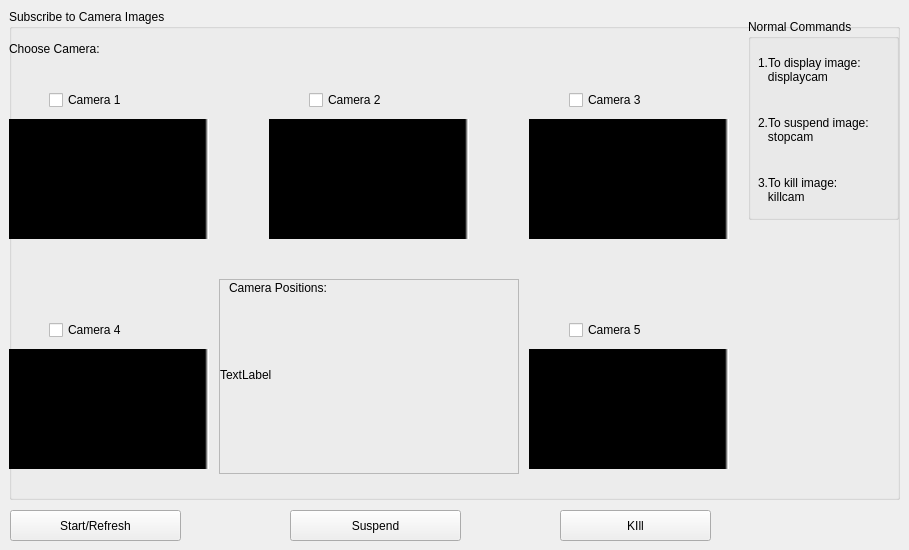
       <widget class="QWidget" name="tab_2">
        <attribute name="title">
         <string>Camera Module</string>
        </attribute>
        <widget class="QGroupBox" name="groupBox_4">
         <property name="geometry">
          <rect>
           <x>9</x>
           <y>9</y>
           <width>891</width>
           <height>491</height>
          </rect>
         </property>
         <property name="title">
          <string>Subscribe to Camera Images</string>
         </property>
         <widget class="QLabel" name="lbimage">
          <property name="geometry">
           <rect>
            <x>0</x>
            <y>110</y>
            <width>200</width>
            <height>120</height>
           </rect>
          </property>
          <property name="styleSheet">
           <string notr="true">;
background-color: qlineargradient(spread:pad, x1:0, y1:0, x2:1, y2:0, stop:0.980769 rgba(0, 0, 0, 255), stop:0.995192 rgba(255, 255, 255, 255));
</string>
          </property>
          <property name="text">
           <string>/camera1/image</string>
          </property>
         </widget>
         <widget class="QGroupBox" name="groupBox_11">
          <property name="geometry">
           <rect>
            <x>739</x>
            <y>10</y>
            <width>151</width>
            <height>201</height>
           </rect>
          </property>
          <property name="title">
           <string>Normal Commands</string>
          </property>
          <widget class="QLabel" name="label_6">
           <property name="geometry">
            <rect>
             <x>10</x>
             <y>30</y>
             <width>141</width>
             <height>41</height>
            </rect>
           </property>
           <property name="text">
            <string>1.To display image:
   displaycam</string>
           </property>
          </widget>
          <widget class="QLabel" name="label_7">
           <property name="geometry">
            <rect>
             <x>10</x>
             <y>90</y>
             <width>141</width>
             <height>41</height>
            </rect>
           </property>
           <property name="text">
            <string>2.To suspend image:
   stopcam</string>
           </property>
          </widget>
          <widget class="QLabel" name="label_8">
           <property name="geometry">
            <rect>
             <x>10</x>
             <y>150</y>
             <width>131</width>
             <height>41</height>
            </rect>
           </property>
           <property name="text">
            <string>3.To kill image:
   killcam</string>
           </property>
          </widget>
         </widget>
         <widget class="QLabel" name="lbimage2">
          <property name="geometry">
           <rect>
            <x>260</x>
            <y>110</y>
            <width>200</width>
            <height>120</height>
           </rect>
          </property>
          <property name="styleSheet">
           <string notr="true">background-color: qlineargradient(spread:pad, x1:0, y1:0, x2:1, y2:0, stop:0.980769 rgba(0, 0, 0, 255), stop:0.995192 rgba(255, 255, 255, 255));</string>
          </property>
          <property name="text">
           <string>/camera2/image</string>
          </property>
         </widget>
         <widget class="QLabel" name="lbimage3">
          <property name="geometry">
           <rect>
            <x>520</x>
            <y>110</y>
            <width>200</width>
            <height>120</height>
           </rect>
          </property>
          <property name="styleSheet">
           <string notr="true">background-color: qlineargradient(spread:pad, x1:0, y1:0, x2:1, y2:0, stop:0.980769 rgba(0, 0, 0, 255), stop:0.995192 rgba(255, 255, 255, 255));</string>
          </property>
          <property name="text">
           <string>/camera3/image</string>
          </property>
         </widget>
         <widget class="QLabel" name="lbimage4">
          <property name="geometry">
           <rect>
            <x>0</x>
            <y>340</y>
            <width>200</width>
            <height>120</height>
           </rect>
          </property>
          <property name="styleSheet">
           <string notr="true">background-color: qlineargradient(spread:pad, x1:0, y1:0, x2:1, y2:0, stop:0.980769 rgba(0, 0, 0, 255), stop:0.995192 rgba(255, 255, 255, 255));</string>
          </property>
          <property name="text">
           <string>/camera4/image</string>
          </property>
         </widget>
         <widget class="QLabel" name="lbimage5">
          <property name="geometry">
           <rect>
            <x>520</x>
            <y>340</y>
            <width>200</width>
            <height>120</height>
           </rect>
          </property>
          <property name="styleSheet">
           <string notr="true">background-color: qlineargradient(spread:pad, x1:0, y1:0, x2:1, y2:0, stop:0.980769 rgba(0, 0, 0, 255), stop:0.995192 rgba(255, 255, 255, 255));</string>
          </property>
          <property name="text">
           <string>/camera/5image</string>
          </property>
         </widget>
         <widget class="QLabel" name="label_22">
          <property name="geometry">
           <rect>
            <x>0</x>
            <y>30</y>
            <width>131</width>
            <height>20</height>
           </rect>
          </property>
          <property name="text">
           <string>Choose Camera:</string>
          </property>
         </widget>
         <widget class="QCheckBox" name="c1">
          <property name="geometry">
           <rect>
            <x>40</x>
            <y>80</y>
            <width>97</width>
            <height>22</height>
           </rect>
          </property>
          <property name="text">
           <string>Camera 1</string>
          </property>
         </widget>
         <widget class="QCheckBox" name="c2">
          <property name="geometry">
           <rect>
            <x>300</x>
            <y>80</y>
            <width>97</width>
            <height>22</height>
           </rect>
          </property>
          <property name="text">
           <string>Camera 2</string>
          </property>
         </widget>
         <widget class="QCheckBox" name="c3">
          <property name="geometry">
           <rect>
            <x>560</x>
            <y>80</y>
            <width>97</width>
            <height>22</height>
           </rect>
          </property>
          <property name="text">
           <string>Camera 3</string>
          </property>
         </widget>
         <widget class="QCheckBox" name="c4">
          <property name="geometry">
           <rect>
            <x>40</x>
            <y>310</y>
            <width>97</width>
            <height>22</height>
           </rect>
          </property>
          <property name="text">
           <string>Camera 4</string>
          </property>
         </widget>
         <widget class="QCheckBox" name="c5">
          <property name="geometry">
           <rect>
            <x>560</x>
            <y>310</y>
            <width>97</width>
            <height>22</height>
           </rect>
          </property>
          <property name="text">
           <string>Camera 5</string>
          </property>
         </widget>
         <widget class="QFrame" name="frame_7">
          <property name="geometry">
           <rect>
            <x>210</x>
            <y>270</y>
            <width>300</width>
            <height>195</height>
           </rect>
          </property>
          <property name="frameShape">
           <enum>QFrame::StyledPanel</enum>
          </property>
          <property name="frameShadow">
           <enum>QFrame::Raised</enum>
          </property>
          <widget class="QLabel" name="label_28">
           <property name="geometry">
            <rect>
             <x>10</x>
             <y>0</y>
             <width>131</width>
             <height>17</height>
            </rect>
           </property>
           <property name="text">
            <string>Camera Positions:</string>
           </property>
          </widget>
          <widget class="QLabel" name="cams">
           <property name="geometry">
            <rect>
             <x>1</x>
             <y>1</y>
             <width>299</width>
             <height>190</height>
            </rect>
           </property>
           <property name="text">
            <string>TextLabel</string>
           </property>
          </widget>
          <zorder>cams</zorder>
          <zorder>label_28</zorder>
         </widget>
        </widget>
        <widget class="QPushButton" name="startcamera">
         <property name="geometry">
          <rect>
           <x>10</x>
           <y>510</y>
           <width>171</width>
           <height>31</height>
          </rect>
         </property>
         <property name="maximumSize">
          <size>
           <width>200</width>
           <height>50</height>
          </size>
         </property>
         <property name="text">
          <string>Start/Refresh</string>
         </property>
        </widget>
        <widget class="QPushButton" name="suspendcamera">
         <property name="geometry">
          <rect>
           <x>290</x>
           <y>510</y>
           <width>171</width>
           <height>31</height>
          </rect>
         </property>
         <property name="maximumSize">
          <size>
           <width>200</width>
           <height>50</height>
          </size>
         </property>
         <property name="text">
          <string>Suspend</string>
         </property>
        </widget>
        <widget class="QPushButton" name="killcamera">
         <property name="geometry">
          <rect>
           <x>560</x>
           <y>510</y>
           <width>151</width>
           <height>31</height>
          </rect>
         </property>
         <property name="maximumSize">
          <size>
           <width>200</width>
           <height>50</height>
          </size>
         </property>
         <property name="text">
          <string>KIll</string>
         </property>
        </widget>
       </widget>
